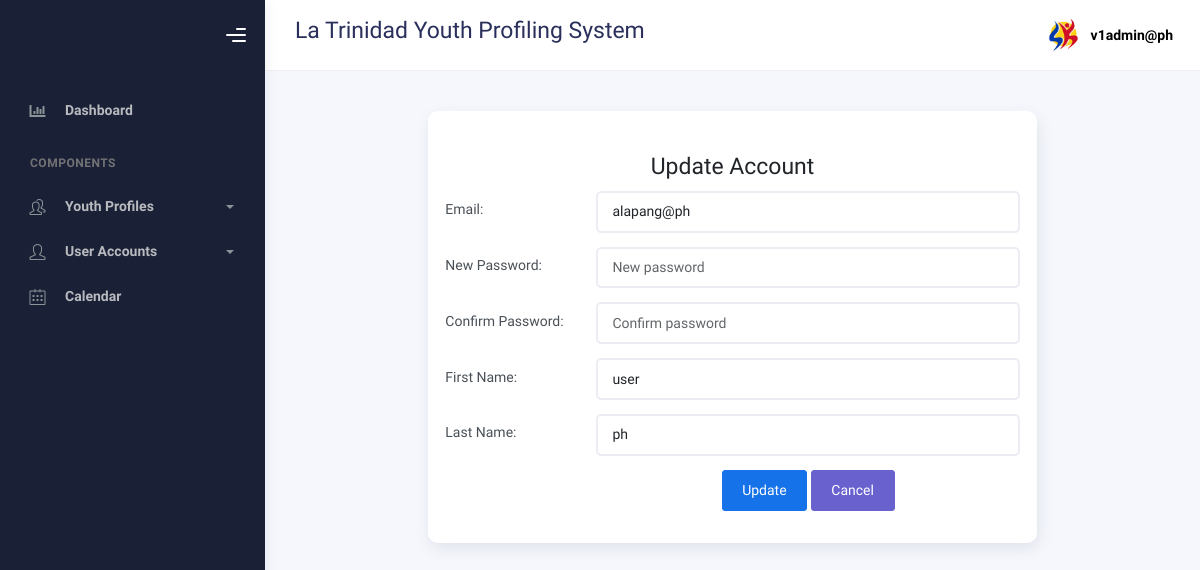
Screenshot of /admin/update_acc.php?id=24 (signed in) with the database file from the repository.
### tables this page shows
CREATE TABLE `account` (
  `id` int(250) NOT NULL,
  `email` varchar(50) NOT NULL,
  `password` varchar(255) NOT NULL,
  `FirstName` varchar(50) NOT NULL,
  `LastName` varchar(50) NOT NULL,
  `role` enum('superadmin','admin','user') NOT NULL DEFAULT 'user',
  `code` varchar(50) DEFAULT NULL
);

### admin/update_acc.php (the view, shortened to what this page needs)
<?php
include ("../connection/conne.php");
if (isset($_GET['id'])) {
  $id = $_GET['id'];
  $query = "SELECT * FROM account WHERE id = '$id'";
  $result = mysqli_query($conn, $query);
  if ($result && mysqli_num_rows($result) > 0) {
    $account = mysqli_fetch_assoc($result);
  } else {
    die("Account not found: " . mysqli_error($conn));
  }
} else {
  die("ID parameter not specified.");
}
$barangay_code = "";
?>
<!DOCTYPE html>
<html lang="en">
<head>
  <link rel="stylesheet" href="../bootstrap/assets/css/bootstrap.min.css" />
  <link rel="stylesheet" href="../bootstrap/assets/css/plugins.min.css" />
  <link rel="stylesheet" href="../bootstrap/assets/css/kaiadmin.min.css" />
</head>
<body>
  <div class="wrapper">
    <div class="sidebar" data-background-color="dark">
      <div class="sidebar-logo">
        <div class="logo-header" data-background-color="dark">
          <div class="nav-toggle">
            <button class="btn btn-toggle toggle-sidebar">
              <i class="gg-menu-right"></i>
            </button>
          </div>
        </div>
      </div>
      <div class="sidebar-wrapper scrollbar scrollbar-inner">
        <div class="sidebar-content">
          <ul class="nav nav-secondary">
            <li class="nav-item">
              <a href="homepage.php" aria-expanded="false">
                <i class="fas fa-chart-bar"></i>
                <p>Dashboard</p>
              </a>
            </li>
            <li class="nav-section">
              <h4 class="text-section">Components</h4>
            </li>
            <li class="nav-item">
            <li class="nav-item">
              <li class="nav-item">
              <a data-bs-toggle="collapse" href="#tables"><i class="fas icon-people"></i><p>Youth Profiles</p><span class="caret"></span></a>
              </li>
            <li class="nav-item"><a data-bs-toggle="collapse" href="#forms"><i class="fas icon-user"></i>
                <p>User Accounts</p><span class="caret"></span>
              </a>
            </li>
            <li class="nav-item">
            <li class="nav-item">
              <a href="calendar.php">
                <i class="fas icon-calendar"></i>
                <p>Calendar</p>
              </a>
            </li>
          </ul>
        </div>
      </div>
    </div>
    <div class="main-panel">
      <div class="main-header">
        <nav class="navbar navbar-header navbar-header-transparent navbar-expand-lg border-bottom">
          <div class="container-fluid">
            <h3><?php echo $barangay_code; ?> La Trinidad Youth Profiling System</h3>
            <ul class="navbar-nav topbar-nav ms-md-auto align-items-center">
              <li class="nav-item topbar-user dropdown hidden-caret">
                <a class="dropdown-toggle profile-pic" data-bs-toggle="dropdown" aria-expanded="false">
                  <div class="avatar-sm">
                    <img src="../bootstrap/assets/img/profile.jpg" alt="..." class="avatar-img rounded-circle" />
                  </div>
                  <span class="profile-username">
                    <span class="fw-bold"><?php echo $_SESSION['email']; ?></span>
                  </span>
                </a>
              </li>
            </ul>
          </div>
        </nav>
      </div>
       <div class="container">
        <div class="container mt-5 d-flex justify-content-center align-items-center full-height">
          <div class="col-md-8">
            <div class="card">
              <div class="card-body">
                <h3 class="mt-4 text-center">Update Account</h3>
                <form method="POST" action="update_acc.php?id=<?= $id; ?>">
                  <div class="mb-3 row">
                    <label for="email" class="col-sm-3 col-form-label">Email:</label>
                    <div class="col-sm-9">
                      <input type="email" class="form-control" id="email" name="email" value="<?= $account['email']; ?>"
                        style="width: 100%;" required>
                    </div>
                  </div>
                  <div class="mb-3 row">
                    <label for="password" class="col-sm-3 col-form-label">New Password:</label>
                    <div class="col-sm-9">
                      <input type="password" class="form-control" id="password" name="password"
                        placeholder="New password" style="width: 100%;">
                    </div>
                  </div>
                  <div class="mb-3 row">
                    <label for="cpassword" class="col-sm-3 col-form-label">Confirm Password:</label>
                    <div class="col-sm-9">
                      <input type="password" class="form-control" id="cpassword" name="cpassword"
                        placeholder="Confirm password" style="width: 100%;">
                    </div>
                  </div>
                  <div class="mb-3 row">
                    <label for="fname" class="col-sm-3 col-form-label">First Name:</label>
                    <div class="col-sm-9">
                      <input type="text" class="form-control" id="fname" name="fname"
                        value="<?= $account['FirstName']; ?>" style="width: 100%;" required>
                    </div>
                  </div>
                  <div class="mb-3 row">
                    <label for="lname" class="col-sm-3 col-form-label">Last Name:</label>
                    <div class="col-sm-9">
                      <input type="text" class="form-control" id="lname" name="lname"
                        value="<?= $account['LastName']; ?>" style="width: 100%;" required>
                    </div>
                  </div>
                  <div class="mb-3 row">
                    <div class="col-sm-3"></div>
                    <div class="col-sm-9 text-center">
                      <button type="submit" class="btn btn-primary" name="update">Update</button>
                      <a href="accounts.php" class="btn btn-secondary">Cancel</a>
                    </div>
                  </div>
                </form>
              </div>
            </div>
          </div>
        </div>
      </div>
</body>
</html>

### rows the page displays
account: email "alapang@ph", fname "user", lname "ph"

### other values shown
$_SESSION['email'] "v1admin@ph"
